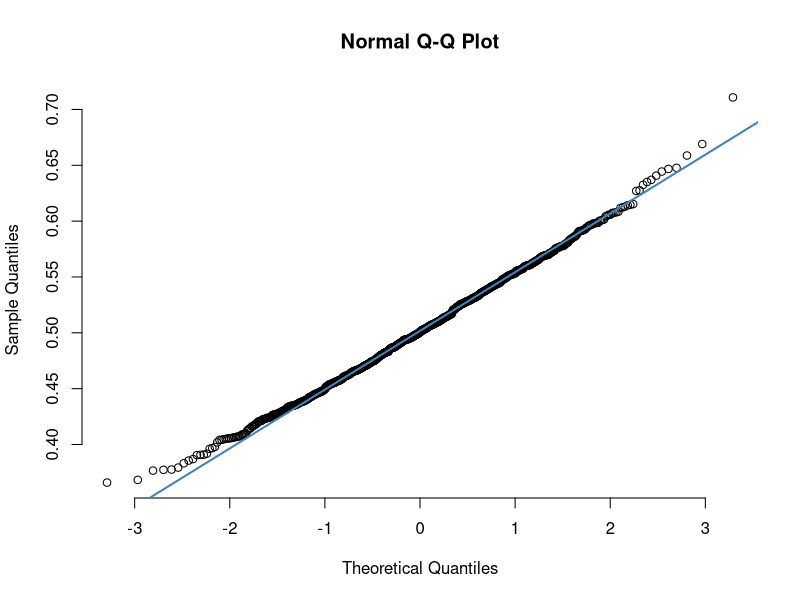
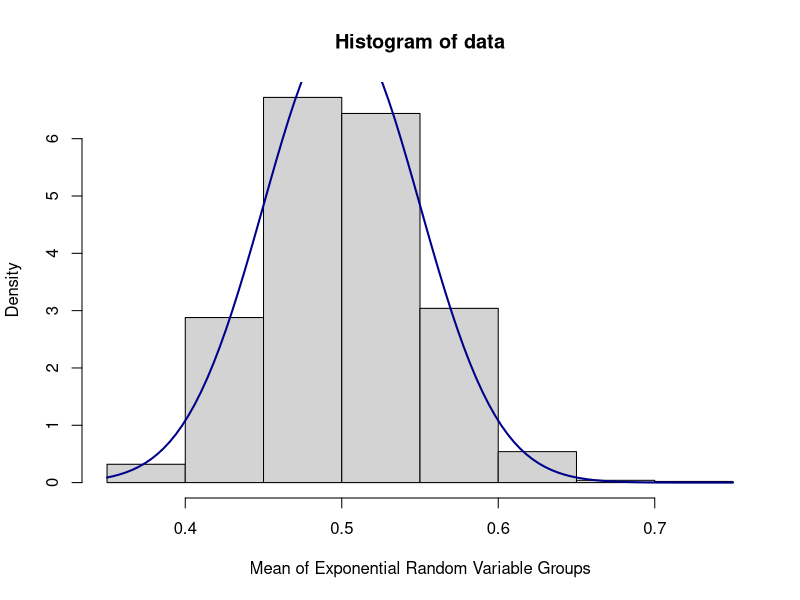

Write R code to recreate these figures, in order.
## ---- chunk 1
n <- 200
p <- 0.6
x <- 112

value <- choose(n, x) * (p ^ x) * ((1 - p)^(n - x)) 
print(paste("My func: ", value))
print(paste("Built-in: ",dbinom(x, size = n, prob = p)))
## ---- chunk 2
lambda <- 8
x <- 4

poisson_pdf <- function(rate, value){
  return(exp(-rate) * (rate ^ value) / factorial(value))  
}
poisson_cdf <- function(rate, value){
  sum <- 0
  for (x in 0:value){
    sum = sum + poisson_pdf(rate, x)
  }
  return(sum)
}

value <- (1 - poisson_cdf(lambda, x))
print(paste("My func: ", value))
print(paste("Built-in: ",(1 - ppois(x, lambda))))
## ---- chunk 3
lambda <- 2
lower_val <- 1
upper_val <- 2

exp_cdf <- function(value, lambda){
  return(1 - exp(-lambda * value))
}
print(paste("My func: ",(exp_cdf(upper_val, lambda) - exp_cdf(lower_val, lambda))))
print(paste("Built-in: ",(pexp(upper_val, lambda) - pexp(lower_val, lambda))))
## ---- chunk 4
print(paste("P(X < 2) =", pnorm(2, 3, 7)))
## ---- chunk 5
# Simulation

sim_exp_rand_groups <- function(lambda, group_size, n_group){
  # Simulates n_groups of random variables, from an exponential
  # distribution with parameter lambda
  for(i in 1:n_group){
    row <- rexp(group_size, lambda)
    if(i==1){
      array <- row
      next
    }
    array <- rbind(array, row)
  }
  return(array)
}

## ---- chunk 6
# Plotting

library(ggplot2)

norm_qq_plot <- function(data){
  qqnorm(data, frame = FALSE)
  qqline(data, col = "steelblue", lwd = 2)
}

norm_hist_plot <- function(data, lambda, k){
  hist(data, freq=FALSE, xlab = "Mean of Exponential Random Variable Groups")
  curve(dnorm(x, mean=(1 / lambda), sd=(1 / (lambda * sqrt(k)))), 
      col="darkblue", lwd=2, add=TRUE, yaxt="n")
}

## ---- chunk 7
# Running 

main <-  function(lambda, group_size, n_group){
  data <- sim_exp_rand_groups(lambda, group_size, n_group)
  means <- rowMeans(data)
  norm_qq_plot(means)
  norm_hist_plot(means, lambda, group_size)
}


n_group <- 1000
k <- 100  # Can vary this to see the effect of sample size
lambda <- 2
main(lambda, k, n_group)
